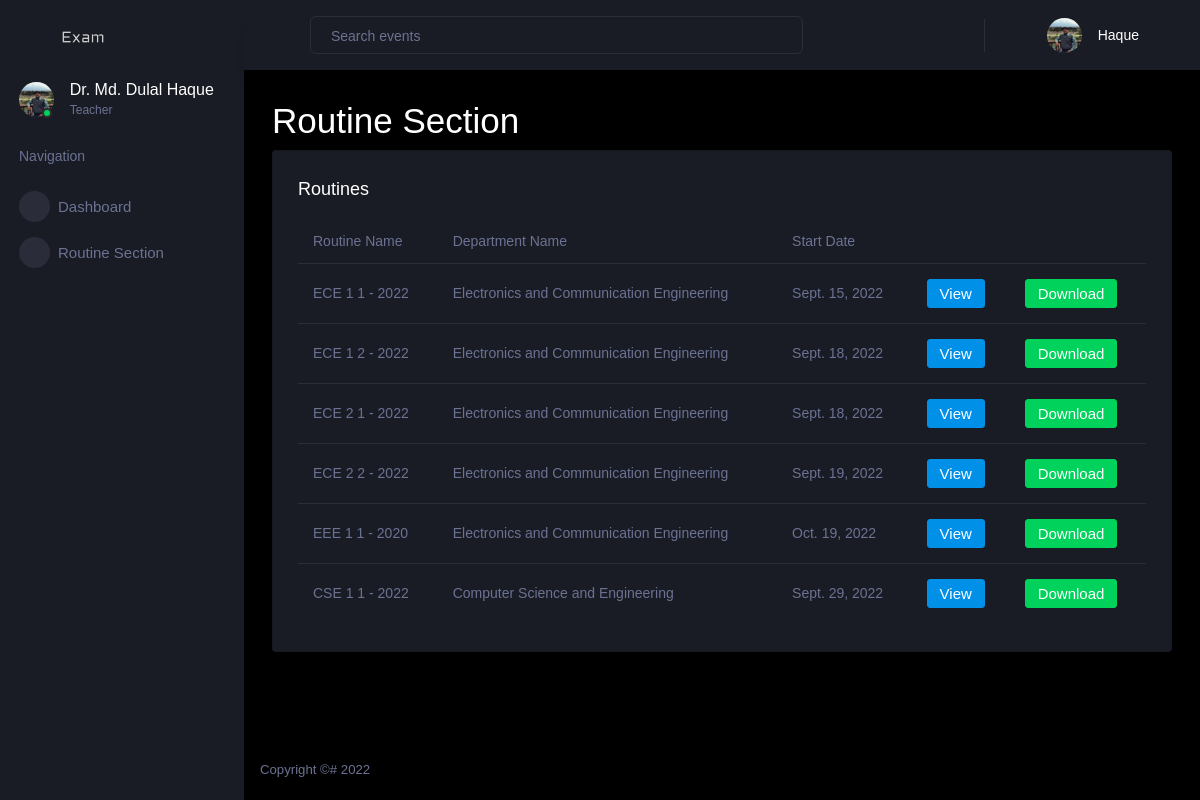
The page /user/routine-section (signed in) on the database its author committed.
### account/models.py (models this page shows, shortened)
class Teacher(models.Model):
    user = models.OneToOneField(
        User, on_delete=models.CASCADE, primary_key=True)
    title = models.CharField(max_length=255, null=False,
                             choices=TEACHER_TITLE_CHOICES, default='None')
    contact_number = models.CharField(null=False, unique=True, max_length=255)
    profile_picture = models.ImageField(
        upload_to=get_profile_pictures_directory, blank=True, null=True)
    department = models.ForeignKey(Department, on_delete=models.DO_NOTHING)
    is_available = models.BooleanField(default=True)
    total_creadits = models.DecimalField(
        max_digits=10, decimal_places=2, default=0)

class Routine(models.Model):
    name = models.CharField(max_length=255, null=False, unique=True)
    start_date = models.DateField()
    department = models.ForeignKey(Department, on_delete=models.CASCADE)
    is_approved = models.BooleanField(default=False)

### dashboard/models.py (models this page shows)
class Department(models.Model):
    name = models.CharField(max_length=255, null=True)
    faculty = models.ForeignKey(Faculty, on_delete=models.PROTECT)
    def __str__(self) -> str:
        return self.name

### dashboard/views.py (the view)
# urls.py: path('routine-section', routine_page, name='routine-section'),
def routine_page(request):
    context = get_context(request)
    return render(request, 'routine-section.html', context)

### dashboard/views.py (called while the page is built)
def is_dean(user):
    try:
        teacher = Teacher.objects.get(user=user)
    except Teacher.DoesNotExist:
        return None
    deans = Dean.objects.filter(teacher=teacher).order_by('-joined')[:1]
    if len(deans) != 1:
        return None
    return deans[0]

def is_staff(user):
    try:
        staff = Staff.objects.get(user=user)
    except Staff.DoesNotExist:
        return None
    return staff

def is_teacher(user):
    try:
        teacher = Teacher.objects.get(user=user)
    except Teacher.DoesNotExist:
        return None
    return teacher

def get_exams(approved_routines, teacher=None):
    past = []
    current = []
    upcomming = []
    today = date.today()
    for routine in approved_routines:
        exams = routine.exam_set.all()
        if teacher:
            exams = filter(lambda exam: teacher in exam.examiners.all()
                           or teacher == exam.supervisor, exams)
        for exam in exams:
            if exam.exam_date == today:
                current.append(exam)
            elif exam.exam_date < today:
                past.append(exam)
            else:
                upcomming.append(exam)
    return current, past, upcomming

def get_notification(user):
    return Notification.objects.filter(user=user, marked_read=False).all()

### dashboard/templates/routine-section.html (shortened to what this page needs)
{% extends "dashboard-base.html" %}
{% load static %}
{% block content %}
<h1>Routine Section</h1>
<div class="row">
  <div class="col-12 grid-margin">
    <div class="card">
      <div class="card-body">
        <h4 class="card-title">Routines</h4>
        <div class="table-responsive">
          <table class="table">
            <thead>
              <tr>
                <th> Routine Name </th>
                <th> Department Name </th>
                <th> Start Date </th>
              </tr>
            </thead>
            <tbody>
              {% for routine in approved_routines %}
              <tr>
                <td> {{routine.name}} </td>
                <td> {{routine.department}} </td>
                <td> {{routine.start_date}} </td>
                <td>
                  <a class="btn btn-primary" href="{% url 'routine-view' routine.id  %}">View</a>
                </td>
                <td>
                  <a class="btn btn-success" href="{% url 'download-routine' routine.name %}">Download</a>
                </td>
              </tr>
              {% endfor %}
            </tbody>
          </table>
        </div>
      </div>
    </div>
  </div>
</div>
{% endblock content %}

### dashboard/templates/dashboard-base.html (shortened to what this page needs)
{% load static %}
<!DOCTYPE html>
<html lang="en">
<head>
  <link rel="stylesheet" href="{% static 'dashboard/vendors/mdi/css/materialdesignicons.min.css' %}" />
  <link rel="stylesheet" href="{% static 'dashboard/vendors/css/vendor.bundle.base.css' %}" />
  <link rel="stylesheet" href="{% static 'dashboard/vendors/jvectormap/jquery-jvectormap.css' %}" />
  <link rel="stylesheet" href="{% static 'dashboard/vendors/flag-icon-css/css/flag-icon.min.css' %}" />
  <link rel="stylesheet" href="{% static 'dashboard/vendors/owl-carousel-2/owl.carousel.min.css' %}" />
  <link rel="stylesheet" href="{% static 'dashboard/vendors/owl-carousel-2/owl.theme.default.min.css' %}" />
  <link rel="stylesheet" href="{% static 'dashboard/css/style.css' %}" />
</head>
<body>
  <div class="container-scroller">
    <nav class="sidebar sidebar-offcanvas" id="sidebar">
      <div class="sidebar-brand-wrapper d-none d-lg-flex align-items-center justify-content-center fixed-top">
        <a class="sidebar-brand brand-logo" href="#">
          <img src="{% static 'dashboard/images/logo.svg' %}" alt="logo" />
        </a>
      </div>
      <ul class="nav">
        <li class="nav-item profile">
          <div class="profile-desc">
            <div class="profile-pic">
              <div class="count-indicator">
                {% if user.profile_picture %}
                <img class="img-xs rounded-circle" src="{{ user.profile_picture.url }}" />
                {% else %}
                <img class="img-xs rounded-circle" src="{% static 'dashboard/images/dummy.png' %}" />
                {% endif %}
                <span class="count bg-success"></span>
              </div>
              <div class="profile-name">
                <h5 class="mb-0 font-weight-normal">
                  {{ user.user.first_name }} {{ user.user.last_name }}
                </h5>
                <span>
                  {% if if_staff %}
                  Staff
                  {% elif if_dean %}
                  Dean
                  {% else %}
                  Teacher
                  {% endif %}
                </span>
              </div>
            </div>
          </div>
        </li>
        <li class="nav-item nav-category">
          <span class="nav-link">Navigation</span>
        </li>
        <li class="nav-item menu-items">
          <a class="nav-link" href="{% url 'dashboard-page' %}">
            <span class="menu-icon">
              <i class="mdi mdi-speedometer"></i>
            </span>
            <span class="menu-title">Dashboard</span>
          </a>
        </li>
        {% if not is_staff %}
        <li class="nav-item menu-items">
          <a class="nav-link" href="{% url 'routine-section' %}">
            <span class="menu-icon">
              <i class="mdi mdi-chart-bar"></i>
            </span>
            <span class="menu-title">Routine Section</span>
          </a>
        </li>
        {% endif %}
      </ul>
    </nav>
    <div class="container-fluid page-body-wrapper">
      <nav class="navbar p-0 fixed-top d-flex flex-row">
        <div class="navbar-menu-wrapper flex-grow d-flex align-items-stretch">
          <button class="navbar-toggler navbar-toggler align-self-center" type="button" data-toggle="minimize">
            <span class="mdi mdi-menu"></span>
          </button>
          <ul class="navbar-nav w-100">
            <li class="nav-item w-100">
              <form class="nav-link mt-2 mt-md-0 d-none d-lg-flex search" method="post"
                action="{% url 'search-page' %}">
                <input type="text" name="search" class="form-control" placeholder="Search events" />
              </form>
            </li>
          </ul>
          <ul class="navbar-nav navbar-nav-right">
            <li class="nav-item dropdown border-left">
              <a class="nav-link count-indicator dropdown-toggle" id="notificationDropdown" href="#"
                data-toggle="dropdown">
                <i class="mdi mdi-bell"></i>
              </a>
            </li>
            <li class="nav-item dropdown">
              <a class="nav-link" id="profileDropdown" href="#" data-toggle="dropdown">
                <div class="navbar-profile">
                  {% if user.profile_picture %}
                  <img class="img-xs rounded-circle" src="{{ user.profile_picture.url }}" />
                  {% else %}
                  <img class="img-xs rounded-circle" src="{% static 'dashboard/images/dummy.png' %}" />
                  {% endif %}
                  <p class="mb-0 d-none d-sm-block navbar-profile-name">
                    {{ user.user.last_name }}
                  </p>
                  <i class="mdi mdi-menu-down d-none d-sm-block pl-3"></i>
                </div>
              </a>
            </li>
          </ul>
        </div>
      </nav>
      <div class="main-panel">
        <div class="content-wrapper">
          {% block content %}{% endblock %}
        </div>
        <footer class="footer">
          <div class="d-sm-flex justify-content-center justify-content-sm-between">
            <span class="text-muted d-block text-center text-sm-left d-sm-inline-block">Copyright ©# 2022</span>
          </div>
        </footer>
      </div>
    </div>
  </div>
</body>
</html>

### rows shown on the page
Teacher: profile_picture (picture), user.first_name "Dr. Md. Dulal", user.last_name "Haque"
Routine: name "ECE 1 1 - 2022", department "Electronics and Communication Engineering", start_date "Sept. 15, 2022"
Routine: name "ECE 1 2 - 2022", department "Electronics and Communication Engineering", start_date "Sept. 18, 2022"
Routine: name "ECE 2 1 - 2022", department "Electronics and Communication Engineering", start_date "Sept. 18, 2022"
Routine: name "ECE 2 2 - 2022", department "Electronics and Communication Engineering", start_date "Sept. 19, 2022"
Routine: name "EEE 1 1 - 2020", department "Electronics and Communication Engineering", start_date "Oct. 19, 2022"
Routine: name "CSE 1 1 - 2022", department "Computer Science and Engineering", start_date "Sept. 29, 2022"
